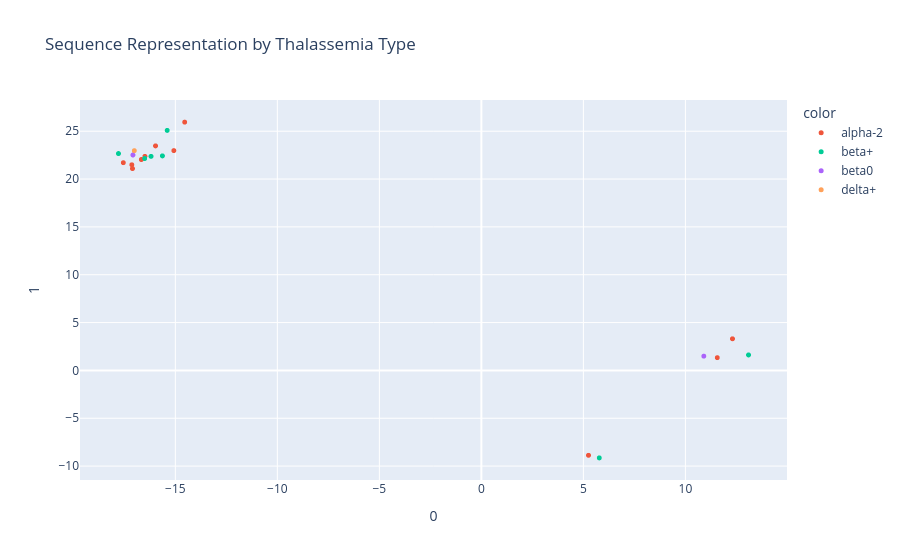

The notebook cell this image was saved under:
### Code cell
seq_rep = pd.DataFrame(umap.fit_transform(np.array(var_data["esm_representation"]).tolist()))
seq_rep["label"] = var_data["name"]
seq_rep["color"] = var_data["thalType"]

fig = px.scatter(
    seq_rep, 
    x=0, 
    y=1, 
    color="color", 
    hover_data="label", 
    title="Sequence Representation by Thalassemia Type"
)
fig.update_traces(marker_size=5)
fig.show()

### Figure 1 — Plotly figure (JSON) as saved in the notebook; plotly's stock layout.template omitted (floating-point values rounded to 4 significant figures)
{"data": [{"customdata": [["Hb Adana"], ["Hb Petah Tikva"], ["Hb Quong Sze"], ["Hb Sun Prairie"], ["Hb Questembert"], ["Hb Icaria"], ["Hb Koya Dora"], ["Hb Seal Rock"], ["Hb Lleida"], ["Hb Bishoptown"], ["Hb Codon 14 (TGG>TTG)"]], "hovertemplate": "color=alpha-2<br>0=%{x}<br>1=%{y}<br>label=%{customdata[0]}<extra></extra>", "legendgroup": "alpha-2", "marker": {"color": "#EF553B", "size": 5, "symbol": "circle"}, "mode": "markers", "name": "alpha-2", "showlegend": true, "type": "scattergl", "x": [-15.07, 12.31, -17.13, 5.25, -14.54, -16.49, -16.67, -17.1, -15.97, 11.56, -17.55], "xaxis": "x", "y": [22.98, 3.308, 21.5, -8.872, 25.95, 22.37, 22.04, 21.1, 23.47, 1.335, 21.71], "yaxis": "y"}, {"customdata": [["Hb Malay"], ["Hb Knossos"], ["Hb Chesterfield"], ["Hb Cagliari"], ["Hb Showa-Yakushiji"], ["Hb Hradec Kralove (or Hb HK)"], ["Hb Dhonburi"]], "hovertemplate": "color=beta+<br>0=%{x}<br>1=%{y}<br>label=%{customdata[0]}<extra></extra>", "legendgroup": "beta+", "marker": {"color": "#00cc96", "size": 5, "symbol": "circle"}, "mode": "markers", "name": "beta+", "showlegend": true, "type": "scattergl", "x": [-17.79, -16.19, 13.09, -15.63, 5.779, -15.4, -16.5], "xaxis": "x", "y": [22.66, 22.37, 1.617, 22.42, -9.141, 25.09, 22.15], "yaxis": "y"}, {"customdata": [["Hb Monroe"], ["Hb Medicine Lake"]], "hovertemplate": "color=beta0<br>0=%{x}<br>1=%{y}<br>label=%{customdata[0]}<extra></extra>", "legendgroup": "beta0", "marker": {"color": "#ab63fa", "size": 5, "symbol": "circle"}, "mode": "markers", "name": "beta0", "showlegend": true, "type": "scattergl", "x": [-17.08, 10.9], "xaxis": "x", "y": [22.52, 1.491], "yaxis": "y"}, {"customdata": [["Hb A<sub>2</sub>-Wrens"]], "hovertemplate": "color=delta+<br>0=%{x}<br>1=%{y}<br>label=%{customdata[0]}<extra></extra>", "legendgroup": "delta+", "marker": {"color": "#FFA15A", "size": 5, "symbol": "circle"}, "mode": "markers", "name": "delta+", "showlegend": true, "type": "scattergl", "x": [-17.01], "xaxis": "x", "y": [22.97], "yaxis": "y"}], "layout": {"legend": {"title": {"text": "color"}, "tracegroupgap": 0}, "title": {"text": "Sequence Representation by Thalassemia Type"}, "xaxis": {"anchor": "y", "domain": [0, 1], "title": {"text": "0"}}, "yaxis": {"anchor": "x", "domain": [0, 1], "title": {"text": "1"}}}}
